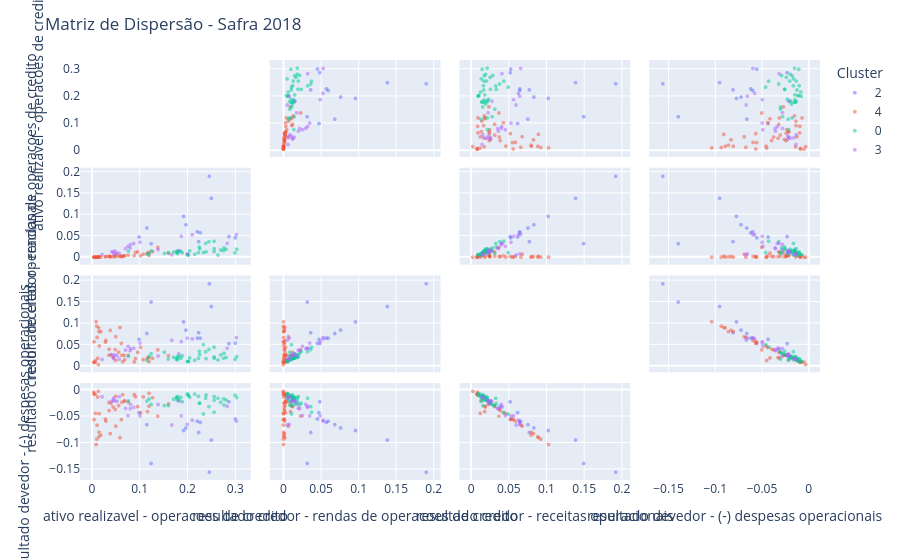

This figure's notebook cell:
### Code cell
import plotly.express as px

df_2018= df_viz[(df_viz['ano'] == 2018) & (df_viz['Cluster'] != '1')]
#df = px.data.X_scaled()
features = ["ativo realizavel - operacoes de credito", "resultado credor - rendas de operacoes de credito", "resultado credor - receitas operacionais", "resultado devedor - (-) despesas operacionais"]

fig = px.scatter_matrix(
    df_2018,
    dimensions=features,
    color="Cluster"
)

fig.update_traces(
    diagonal_visible=False,
    marker=dict(
        size=4,           # Reduz o tamanho (padrão costuma ser 6 ou 8)
        opacity=0.5,      # 40% de opacidade (permite ver através dos pontos)
        line=dict(width=0) # Remove a borda dos pontos para evitar "borrões" escuros
    )
)

fig.update_layout(
    title="Matriz de Dispersão - Safra 2018",
    hovermode='closest'
)

fig.update_traces(diagonal_visible=False)
fig.show()

### Figure 1 — Plotly figure (JSON) as saved in the notebook; plotly's stock layout.template omitted (floating-point values rounded to 4 significant figures)
{"data": [{"diagonal": {"visible": false}, "dimensions": [{"axis": {"matches": true}, "label": "ativo realizavel - operacoes de credito", "values": [0.1971, 0.3005, 0.2504, 0.2237, 0.2462, 0.2873, 0.1241, 0.2211, 0.1152, 0.2272, 0.09889, 0.1921]}, {"axis": {"matches": true}, "label": "resultado credor - rendas de operacoes de credito", "values": [0.07645, 0.0456, 0.1388, 0.0366, 0.1906, 0.04872, 0.03194, 0.06, 0.06874, 0.0575, 0.04768, 0.09626]}, {"axis": {"matches": true}, "label": "resultado credor - receitas operacionais", "values": [0.08416, 0.05321, 0.1394, 0.078, 0.1928, 0.05246, 0.1501, 0.06519, 0.07616, 0.06536, 0.0624, 0.1032]}, {"axis": {"matches": true}, "label": "resultado devedor - (-) despesas operacionais", "values": [-0.07207, -0.05508, -0.09503, -0.08066, -0.1559, -0.02267, -0.1394, -0.0594, -0.06588, -0.06165, -0.04307, -0.07695]}], "hovertemplate": "Cluster=2<br>%{xaxis.title.text}=%{x}<br>%{yaxis.title.text}=%{y}<extra></extra>", "legendgroup": "2", "marker": {"color": "#636efa", "line": {"width": 0}, "opacity": 0.5, "size": 4, "symbol": "circle"}, "name": "2", "showlegend": true, "type": "splom"}, {"diagonal": {"visible": false}, "dimensions": [{"axis": {"matches": true}, "label": "ativo realizavel - operacoes de credito", "values": [0.03986, 0.1605, 0.1272, 0.1381, 0.01363, 0.1197, 0.007058, 0.05002, 0.06179, 0.04978, 0.03847, 0.01248, 0.01873, 0.004028, 0.02848, 0.06854, 0.01084, 0.1197, 0.06298, 0.07627, 0.007697, 0.01456, 0.1165, 0.102, 0.09136, 0.08868, 0.01484, 0.04889, 0.06446, 0.04435, 0.01542, 0.01022, 0.05604, 0.004555, 0.05892, 0.02918, 0.06783, 0.03552, 0.004371, 0.03608, 0.008932, 0.09605, 0.1075]}, {"axis": {"matches": true}, "label": "resultado credor - rendas de operacoes de credito", "values": [0.0009508, 0.009269, 0.01332, 0.02321, 8.727e-05, 0.01177, 0.0003165, 0.007002, 0.00164, 0.003295, 0.001586, 0.0007422, 0.0009393, 0.0001218, 0.0009882, 0.0034, 0.0003497, 0.004237, 0.002767, 0.004586, 0.0003066, 0.0005302, 0.00967, 0.003074, 0.01137, 0.003445, 0.0004879, 0.001278, 0.00181, 0.001247, 0.0004262, 0.0002736, 0.002366, 0.0001062, 0.002241, 0.001803, 0.003212, 0.001835, 0.0005332, 0.001805, 0.0004019, 0.01245, 0.007224]}, {"axis": {"matches": true}, "label": "resultado credor - receitas operacionais", "values": [0.02594, 0.02437, 0.01821, 0.03764, 0.002922, 0.01907, 0.008812, 0.06856, 0.05279, 0.01301, 0.08355, 0.01821, 0.08031, 0.009047, 0.05567, 0.01438, 0.0668, 0.009843, 0.02506, 0.0251, 0.01275, 0.08928, 0.01867, 0.04364, 0.0173, 0.00928, 0.08078, 0.03818, 0.00974, 0.01953, 0.04685, 0.09332, 0.03223, 0.05665, 0.09017, 0.05959, 0.02451, 0.02492, 0.008362, 0.03935, 0.1035, 0.03193, 0.01487]}, {"axis": {"matches": true}, "label": "resultado devedor - (-) despesas operacionais", "values": [-0.02557, -0.02658, -0.01481, -0.04987, -0.002731, -0.03089, -0.00836, -0.06866, -0.05628, -0.01207, -0.0828, -0.01363, -0.08557, -0.004562, -0.05534, -0.02065, -0.06684, -0.006646, -0.02371, -0.02315, -0.04459, -0.08901, -0.04103, -0.04344, -0.01307, -0.008996, -0.08035, -0.03711, -0.009287, -0.03237, -0.04526, -0.09332, -0.02994, -0.05621, -0.09048, -0.05916, -0.02129, -0.02375, -0.008338, -0.03923, -0.1035, -0.03165, -0.0132]}], "hovertemplate": "Cluster=4<br>%{xaxis.title.text}=%{x}<br>%{yaxis.title.text}=%{y}<extra></extra>", "legendgroup": "4", "marker": {"color": "#EF553B", "line": {"width": 0}, "opacity": 0.5, "size": 4, "symbol": "circle"}, "name": "4", "showlegend": true, "type": "splom"}, {"diagonal": {"visible": false}, "dimensions": [{"axis": {"matches": true}, "label": "ativo realizavel - operacoes de credito", "values": [0.2454, 0.2559, 0.1711, 0.2385, 0.16, 0.1793, 0.2049, 0.1831, 0.2758, 0.2017, 0.2642, 0.2024, 0.1893, 0.1867, 0.3035, 0.1151, 0.2812, 0.2698, 0.2562, 0.1772, 0.2337, 0.2252, 0.1197, 0.2258, 0.2999, 0.2233, 0.2001, 0.07649, 0.1243, 0.2154, 0.1801, 0.2392, 0.1518, 0.2768, 0.1781, 0.2562]}, {"axis": {"matches": true}, "label": "resultado credor - rendas de operacoes de credito", "values": [0.03669, 0.03774, 0.01222, 0.03243, 0.01106, 0.0126, 0.01512, 0.01433, 0.01534, 0.006929, 0.005108, 0.004385, 0.0104, 0.014, 0.01878, 0.007313, 0.01871, 0.01697, 0.01334, 0.01074, 0.011, 0.024, 0.008217, 0.01969, 0.01021, 0.01084, 0.005852, 0.01419, 0.01464, 0.006763, 0.008513, 0.01259, 0.008878, 0.02182, 0.01446, 0.02012]}, {"axis": {"matches": true}, "label": "resultado credor - receitas operacionais", "values": [0.03865, 0.04406, 0.01997, 0.0334, 0.01605, 0.02214, 0.01888, 0.02242, 0.01815, 0.01053, 0.01417, 0.01081, 0.02384, 0.01814, 0.02195, 0.01376, 0.01983, 0.02584, 0.01767, 0.01519, 0.04996, 0.0342, 0.0222, 0.02639, 0.01531, 0.01756, 0.009868, 0.02234, 0.02857, 0.01316, 0.01502, 0.01702, 0.03222, 0.02955, 0.018, 0.0211]}, {"axis": {"matches": true}, "label": "resultado devedor - (-) despesas operacionais", "values": [-0.03167, -0.04243, -0.01789, -0.01587, -0.02973, -0.01968, -0.01434, -0.01912, -0.01706, -0.009924, -0.01578, -0.01108, -0.02253, -0.01425, -0.01464, -0.02151, -0.01918, -0.02343, -0.0198, -0.01379, -0.04564, -0.02535, -0.0173, -0.02518, -0.01013, -0.01209, -0.007457, -0.02103, -0.02746, -0.008029, -0.01292, -0.009731, -0.02963, -0.02863, -0.01516, -0.01279]}], "hovertemplate": "Cluster=0<br>%{xaxis.title.text}=%{x}<br>%{yaxis.title.text}=%{y}<extra></extra>", "legendgroup": "0", "marker": {"color": "#00cc96", "line": {"width": 0}, "opacity": 0.5, "size": 4, "symbol": "circle"}, "name": "0", "showlegend": true, "type": "splom"}, {"diagonal": {"visible": false}, "dimensions": [{"axis": {"matches": true}, "label": "ativo realizavel - operacoes de credito", "values": [0.182, 0.04595, 0.2104, 0.1998, 0.04468, 0.1008, 0.08102, 0.08033, 0.02139, 0.05268, 0.07046, 0.1875, 0.07572, 0.05736, 0.2834, 0.3029, 0.1676, 0.04149, 0.1387, 0.04822, 0.08778]}, {"axis": {"matches": true}, "label": "resultado credor - rendas de operacoes de credito", "values": [0.01578, 0.006443, 0.05315, 0.007999, 0.01211, 0.03521, 0.03, 0.02179, 0.006375, 0.0109, 0.02017, 0.04924, 0.02555, 0.008585, 0.03266, 0.05322, 0.005412, 0.01274, 0.01796, 0.01462, 0.03237]}, {"axis": {"matches": true}, "label": "resultado credor - receitas operacionais", "values": [0.02829, 0.01712, 0.06348, 0.06519, 0.02253, 0.05361, 0.04071, 0.03584, 0.01526, 0.02352, 0.03696, 0.05705, 0.04601, 0.01609, 0.04165, 0.06649, 0.06042, 0.02651, 0.02329, 0.0264, 0.04125]}, {"axis": {"matches": true}, "label": "resultado devedor - (-) despesas operacionais", "values": [-0.02121, -0.01551, -0.05744, -0.06525, -0.01946, -0.04937, -0.02764, -0.03553, -0.01318, -0.02194, -0.03512, -0.04921, -0.04871, -0.013, -0.03125, -0.05929, -0.06653, -0.0219, -0.02762, -0.02076, -0.03324]}], "hovertemplate": "Cluster=3<br>%{xaxis.title.text}=%{x}<br>%{yaxis.title.text}=%{y}<extra></extra>", "legendgroup": "3", "marker": {"color": "#ab63fa", "line": {"width": 0}, "opacity": 0.5, "size": 4, "symbol": "circle"}, "name": "3", "showlegend": true, "type": "splom"}], "layout": {"dragmode": "select", "hovermode": "closest", "legend": {"title": {"text": "Cluster"}, "tracegroupgap": 0}, "margin": {"t": 60}, "title": {"text": "Matriz de Dispersão - Safra 2018"}}}
